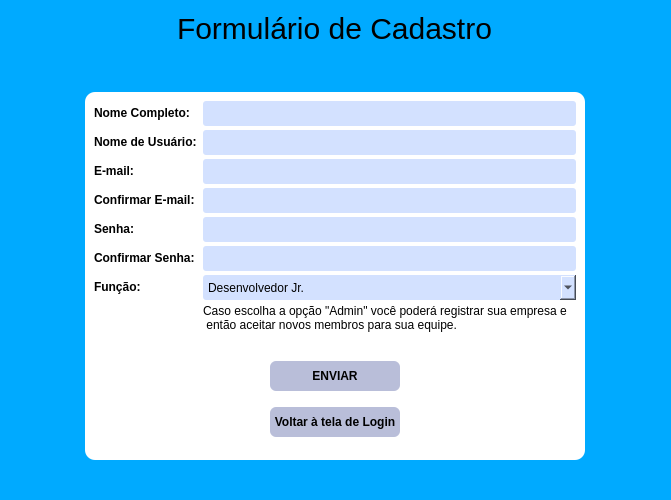
<?xml version="1.0" encoding="UTF-8"?>
<ui version="4.0">
 <class>Formulario_de_Cadastro</class>
 <widget class="QWidget" name="Formulario_de_Cadastro">
  <property name="geometry">
   <rect>
    <x>0</x>
    <y>0</y>
    <width>671</width>
    <height>500</height>
   </rect>
  </property>
  <property name="windowTitle">
   <string>Form</string>
  </property>
  <property name="styleSheet">
   <string notr="true">QWidget#Formulario_de_Cadastro{
	background-color: rgb(0, 170, 255);
}
QWidget#page{
	background-color: rgb(0, 170, 255);
}

QWidget#page_2{
	background-color: rgb(0, 170, 255);
}

QFrame#frame{
	background-color: white;
	border-radius: 10px;
}
</string>
  </property>
  <layout class="QGridLayout" name="gridLayout_12">
   <item row="2" column="0" rowspan="2">
    <widget class="QFrame" name="frame">
     <property name="minimumSize">
      <size>
       <width>500</width>
       <height>320</height>
      </size>
     </property>
     <property name="maximumSize">
      <size>
       <width>500</width>
       <height>500</height>
      </size>
     </property>
     <property name="styleSheet">
      <string notr="true"/>
     </property>
     <property name="frameShape">
      <enum>QFrame::StyledPanel</enum>
     </property>
     <property name="frameShadow">
      <enum>QFrame::Raised</enum>
     </property>
     <layout class="QGridLayout" name="gridLayout_4">
      <item row="6" column="0">
       <widget class="QLabel" name="label_10">
        <property name="styleSheet">
         <string notr="true">font-weight:bold;</string>
        </property>
        <property name="text">
         <string>Confirmar E-mail:</string>
        </property>
       </widget>
      </item>
      <item row="7" column="0">
       <widget class="QLabel" name="label_7">
        <property name="styleSheet">
         <string notr="true">font-weight:bold;</string>
        </property>
        <property name="text">
         <string>Senha:</string>
        </property>
       </widget>
      </item>
      <item row="8" column="1">
       <widget class="QLineEdit" name="line_senha2">
        <property name="minimumSize">
         <size>
          <width>0</width>
          <height>25</height>
         </size>
        </property>
        <property name="styleSheet">
         <string notr="true">background-color:rgb(211, 225, 255);
border-radius: 3px;</string>
        </property>
        <property name="echoMode">
         <enum>QLineEdit::Password</enum>
        </property>
       </widget>
      </item>
      <item row="15" column="0" colspan="2">
       <layout class="QGridLayout" name="gridLayout_6">
        <item row="0" column="0">
         <widget class="QPushButton" name="button_enviacadastro">
          <property name="minimumSize">
           <size>
            <width>130</width>
            <height>30</height>
           </size>
          </property>
          <property name="maximumSize">
           <size>
            <width>130</width>
            <height>25</height>
           </size>
          </property>
          <property name="cursor">
           <cursorShape>PointingHandCursor</cursorShape>
          </property>
          <property name="styleSheet">
           <string notr="true">QPushButton{
	background-color: rgb(185, 190, 217);
	color: black;
	font-weight: 700;
	border-radius: 6px;
}
QPushButton:hover{
	background-color:  rgb(0, 170, 255);
}</string>
          </property>
          <property name="text">
           <string>ENVIAR</string>
          </property>
         </widget>
        </item>
       </layout>
      </item>
      <item row="8" column="0">
       <widget class="QLabel" name="label_4">
        <property name="styleSheet">
         <string notr="true">font-weight:bold;</string>
        </property>
        <property name="text">
         <string>Confirmar Senha:</string>
        </property>
       </widget>
      </item>
      <item row="14" column="0">
       <spacer name="verticalSpacer_3">
        <property name="orientation">
         <enum>Qt::Vertical</enum>
        </property>
        <property name="sizeType">
         <enum>QSizePolicy::Fixed</enum>
        </property>
        <property name="sizeHint" stdset="0">
         <size>
          <width>20</width>
          <height>25</height>
         </size>
        </property>
       </spacer>
      </item>
      <item row="1" column="1">
       <widget class="QLineEdit" name="line_nomecompleto">
        <property name="minimumSize">
         <size>
          <width>0</width>
          <height>25</height>
         </size>
        </property>
        <property name="styleSheet">
         <string notr="true">background-color:rgb(211, 225, 255);
border-radius: 3px;</string>
        </property>
       </widget>
      </item>
      <item row="1" column="0">
       <widget class="QLabel" name="label_2">
        <property name="styleSheet">
         <string notr="true">font-weight:bold;</string>
        </property>
        <property name="text">
         <string>Nome Completo:</string>
        </property>
       </widget>
      </item>
      <item row="16" column="0">
       <spacer name="verticalSpacer_4">
        <property name="orientation">
         <enum>Qt::Vertical</enum>
        </property>
        <property name="sizeType">
         <enum>QSizePolicy::Fixed</enum>
        </property>
        <property name="sizeHint" stdset="0">
         <size>
          <width>20</width>
          <height>15</height>
         </size>
        </property>
       </spacer>
      </item>
      <item row="17" column="0" rowspan="2" colspan="2">
       <layout class="QGridLayout" name="gridLayout_2">
        <item row="0" column="0">
         <widget class="QPushButton" name="button_voltar">
          <property name="minimumSize">
           <size>
            <width>130</width>
            <height>30</height>
           </size>
          </property>
          <property name="maximumSize">
           <size>
            <width>130</width>
            <height>25</height>
           </size>
          </property>
          <property name="cursor">
           <cursorShape>PointingHandCursor</cursorShape>
          </property>
          <property name="styleSheet">
           <string notr="true">QPushButton{
	background-color: rgb(185, 190, 217);
	color: black;
	font-weight: 700;
	border-radius: 6px;
}
QPushButton:hover{
	background-color:  rgb(0, 170, 255);
}</string>
          </property>
          <property name="text">
           <string>Voltar à tela de Login</string>
          </property>
         </widget>
        </item>
       </layout>
      </item>
      <item row="5" column="0">
       <widget class="QLabel" name="label_9">
        <property name="styleSheet">
         <string notr="true">font-weight:bold;</string>
        </property>
        <property name="text">
         <string>E-mail:</string>
        </property>
       </widget>
      </item>
      <item row="2" column="0">
       <widget class="QLabel" name="label_6">
        <property name="styleSheet">
         <string notr="true">font-weight:bold;</string>
        </property>
        <property name="text">
         <string>Nome de Usuário:</string>
        </property>
       </widget>
      </item>
      <item row="19" column="0">
       <spacer name="verticalSpacer_5">
        <property name="orientation">
         <enum>Qt::Vertical</enum>
        </property>
        <property name="sizeType">
         <enum>QSizePolicy::Fixed</enum>
        </property>
        <property name="sizeHint" stdset="0">
         <size>
          <width>20</width>
          <height>15</height>
         </size>
        </property>
       </spacer>
      </item>
      <item row="11" column="1">
       <widget class="QComboBox" name="comboFuncao">
        <property name="minimumSize">
         <size>
          <width>0</width>
          <height>25</height>
         </size>
        </property>
        <property name="styleSheet">
         <string notr="true">background-color:rgb(211, 225, 255);
border-radius: 3px;</string>
        </property>
        <item>
         <property name="text">
          <string>Desenvolvedor Jr.</string>
         </property>
        </item>
        <item>
         <property name="text">
          <string>Desenvolvedor Sr.</string>
         </property>
        </item>
        <item>
         <property name="text">
          <string>Admin</string>
         </property>
        </item>
       </widget>
      </item>
      <item row="6" column="1">
       <widget class="QLineEdit" name="line_email2">
        <property name="minimumSize">
         <size>
          <width>0</width>
          <height>25</height>
         </size>
        </property>
        <property name="styleSheet">
         <string notr="true">background-color:rgb(211, 225, 255);
border-radius: 3px;</string>
        </property>
       </widget>
      </item>
      <item row="11" column="0">
       <widget class="QLabel" name="label_8">
        <property name="styleSheet">
         <string notr="true">font-weight:bold;</string>
        </property>
        <property name="text">
         <string>Função:</string>
        </property>
       </widget>
      </item>
      <item row="5" column="1">
       <widget class="QLineEdit" name="line_email1">
        <property name="minimumSize">
         <size>
          <width>0</width>
          <height>25</height>
         </size>
        </property>
        <property name="styleSheet">
         <string notr="true">background-color:rgb(211, 225, 255);
border-radius: 3px;</string>
        </property>
       </widget>
      </item>
      <item row="7" column="1">
       <widget class="QLineEdit" name="line_senha1">
        <property name="minimumSize">
         <size>
          <width>0</width>
          <height>25</height>
         </size>
        </property>
        <property name="styleSheet">
         <string notr="true">background-color:rgb(211, 225, 255);
border-radius: 3px;</string>
        </property>
        <property name="echoMode">
         <enum>QLineEdit::Password</enum>
        </property>
       </widget>
      </item>
      <item row="2" column="1">
       <widget class="QLineEdit" name="line_username">
        <property name="minimumSize">
         <size>
          <width>0</width>
          <height>25</height>
         </size>
        </property>
        <property name="styleSheet">
         <string notr="true">background-color:rgb(211, 225, 255);
border-radius: 3px;</string>
        </property>
       </widget>
      </item>
      <item row="12" column="1" rowspan="2">
       <widget class="QLabel" name="label_3">
        <property name="text">
         <string>Caso escolha a opção &quot;Admin&quot; você poderá registrar sua empresa e
 então aceitar novos membros para sua equipe.</string>
        </property>
       </widget>
      </item>
     </layout>
    </widget>
   </item>
   <item row="0" column="0" alignment="Qt::AlignHCenter|Qt::AlignVCenter">
    <widget class="QLabel" name="label">
     <property name="styleSheet">
      <string notr="true">font-size: 30px;</string>
     </property>
     <property name="text">
      <string>Formulário de Cadastro</string>
     </property>
    </widget>
   </item>
   <item row="4" column="0">
    <spacer name="verticalSpacer">
     <property name="orientation">
      <enum>Qt::Vertical</enum>
     </property>
     <property name="sizeHint" stdset="0">
      <size>
       <width>20</width>
       <height>40</height>
      </size>
     </property>
    </spacer>
   </item>
   <item row="1" column="0">
    <spacer name="verticalSpacer_2">
     <property name="orientation">
      <enum>Qt::Vertical</enum>
     </property>
     <property name="sizeType">
      <enum>QSizePolicy::Minimum</enum>
     </property>
     <property name="sizeHint" stdset="0">
      <size>
       <width>20</width>
       <height>40</height>
      </size>
     </property>
    </spacer>
   </item>
  </layout>
 </widget>
 <tabstops>
  <tabstop>line_nomecompleto</tabstop>
  <tabstop>line_username</tabstop>
  <tabstop>line_email1</tabstop>
  <tabstop>line_email2</tabstop>
  <tabstop>line_senha1</tabstop>
  <tabstop>line_senha2</tabstop>
  <tabstop>comboFuncao</tabstop>
  <tabstop>button_enviacadastro</tabstop>
  <tabstop>button_voltar</tabstop>
 </tabstops>
 <resources/>
 <connections/>
</ui>
